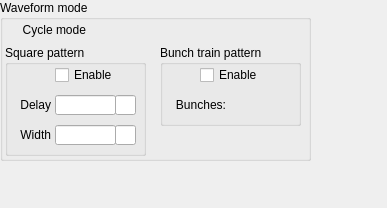
<?xml version="1.0" encoding="UTF-8"?>
<ui version="4.0">
 <class>Form</class>
 <widget class="QWidget" name="Form">
  <property name="geometry">
   <rect>
    <x>0</x>
    <y>0</y>
    <width>387</width>
    <height>208</height>
   </rect>
  </property>
  <property name="windowTitle">
   <string>Form</string>
  </property>
  <widget class="QGroupBox" name="groupBox_3">
   <property name="geometry">
    <rect>
     <x>0</x>
     <y>0</y>
     <width>311</width>
     <height>161</height>
    </rect>
   </property>
   <property name="title">
    <string>Waveform mode</string>
   </property>
   <widget class="caChoice" name="cachoice_4">
    <property name="geometry">
     <rect>
      <x>90</x>
      <y>20</y>
      <width>100</width>
      <height>20</height>
     </rect>
    </property>
    <property name="channel" stdset="0">
     <string notr="true">$(EVR):$(P)$(ID)-Pat:WfCycle-SP</string>
    </property>
    <property name="background">
     <color>
      <red>212</red>
      <green>219</green>
      <blue>157</blue>
     </color>
    </property>
    <property name="bordercolor">
     <color>
      <red>0</red>
      <green>0</green>
      <blue>0</blue>
     </color>
    </property>
    <property name="colorMode">
     <enum>caChoice::Static</enum>
    </property>
    <property name="stackingMode" stdset="0">
     <enum>caChoice::Column</enum>
    </property>
    <property name="endBit">
     <number>1</number>
    </property>
   </widget>
   <widget class="QLabel" name="label_9">
    <property name="geometry">
     <rect>
      <x>5</x>
      <y>20</y>
      <width>81</width>
      <height>20</height>
     </rect>
    </property>
    <property name="text">
     <string>Cycle mode</string>
    </property>
    <property name="alignment">
     <set>Qt::AlignRight|Qt::AlignTrailing|Qt::AlignVCenter</set>
    </property>
   </widget>
   <widget class="QGroupBox" name="groupBox_4">
    <property name="geometry">
     <rect>
      <x>5</x>
      <y>45</y>
      <width>141</width>
      <height>111</height>
     </rect>
    </property>
    <property name="title">
     <string>Square pattern</string>
    </property>
    <widget class="caLed" name="caled_2">
     <property name="geometry">
      <rect>
       <x>10</x>
       <y>20</y>
       <width>20</width>
       <height>20</height>
      </rect>
     </property>
     <property name="channel" stdset="0">
      <string notr="true">$(EVR):$(P)$(ID)-WfCalc:Ena-SP</string>
     </property>
     <property name="falseColor">
      <color>
       <red>200</red>
       <green>200</green>
       <blue>200</blue>
      </color>
     </property>
     <property name="trueColor">
      <color>
       <red>0</red>
       <green>205</green>
       <blue>0</blue>
      </color>
     </property>
     <property name="undefinedColor">
      <color>
       <red>255</red>
       <green>255</green>
       <blue>255</blue>
      </color>
     </property>
    </widget>
    <widget class="caToggleButton" name="catogglebutton_18">
     <property name="geometry">
      <rect>
       <x>50</x>
       <y>20</y>
       <width>81</width>
       <height>20</height>
      </rect>
     </property>
     <property name="text">
      <string>Enable</string>
     </property>
     <property name="channel" stdset="0">
      <string notr="true">$(EVR):$(P)$(ID)-WfCalc:Ena-SP</string>
     </property>
    </widget>
    <widget class="caTextEntry" name="catextentry_4">
     <property name="geometry">
      <rect>
       <x>50</x>
       <y>50</y>
       <width>61</width>
       <height>20</height>
      </rect>
     </property>
     <property name="channel" stdset="0">
      <string notr="true">$(EVR):$(P)$(ID)-WfCalc:Delay-SP</string>
     </property>
     <property name="background">
      <color>
       <red>212</red>
       <green>219</green>
       <blue>157</blue>
      </color>
     </property>
     <property name="colorMode">
      <enum>caLineEdit::Static</enum>
     </property>
    </widget>
    <widget class="QLabel" name="label_11">
     <property name="geometry">
      <rect>
       <x>5</x>
       <y>50</y>
       <width>41</width>
       <height>20</height>
      </rect>
     </property>
     <property name="text">
      <string>Delay</string>
     </property>
     <property name="alignment">
      <set>Qt::AlignRight|Qt::AlignTrailing|Qt::AlignVCenter</set>
     </property>
    </widget>
    <widget class="caTextEntry" name="catextentry_5">
     <property name="geometry">
      <rect>
       <x>50</x>
       <y>80</y>
       <width>61</width>
       <height>20</height>
      </rect>
     </property>
     <property name="channel" stdset="0">
      <string notr="true">$(EVR):$(P)$(ID)-WfCalc:Width-SP</string>
     </property>
     <property name="background">
      <color>
       <red>212</red>
       <green>219</green>
       <blue>157</blue>
      </color>
     </property>
     <property name="colorMode">
      <enum>caLineEdit::Static</enum>
     </property>
    </widget>
    <widget class="QLabel" name="label_12">
     <property name="geometry">
      <rect>
       <x>5</x>
       <y>80</y>
       <width>41</width>
       <height>20</height>
      </rect>
     </property>
     <property name="text">
      <string>Width</string>
     </property>
     <property name="alignment">
      <set>Qt::AlignRight|Qt::AlignTrailing|Qt::AlignVCenter</set>
     </property>
    </widget>
    <widget class="caLineEdit" name="calineedit_10">
     <property name="geometry">
      <rect>
       <x>110</x>
       <y>50</y>
       <width>21</width>
       <height>20</height>
      </rect>
     </property>
     <property name="channel" stdset="0">
      <string notr="true">$(EVR):$(P)$(ID)-WfCalc:Delay-SP.EGU</string>
     </property>
    </widget>
    <widget class="caLineEdit" name="calineedit_11">
     <property name="geometry">
      <rect>
       <x>110</x>
       <y>80</y>
       <width>21</width>
       <height>20</height>
      </rect>
     </property>
     <property name="channel" stdset="0">
      <string notr="true">$(EVR):$(P)$(ID)-WfCalc:Width-SP.EGU</string>
     </property>
    </widget>
   </widget>
   <widget class="caRelatedDisplay" name="carelateddisplay">
    <property name="geometry">
     <rect>
      <x>200</x>
      <y>20</y>
      <width>100</width>
      <height>20</height>
     </rect>
    </property>
    <property name="background">
     <color>
      <red>183</red>
      <green>157</green>
      <blue>92</blue>
     </color>
    </property>
    <property name="labels">
     <string notr="true">Show waveform</string>
    </property>
    <property name="files">
     <string notr="true">G_EVR_out_cml-waveform-waveform.ui</string>
    </property>
    <property name="args">
     <string notr="true">ID=$(ID), P=$(P), EVR=$(EVR)</string>
    </property>
   </widget>
   <widget class="QGroupBox" name="groupBox_5">
    <property name="geometry">
     <rect>
      <x>160</x>
      <y>45</y>
      <width>141</width>
      <height>81</height>
     </rect>
    </property>
    <property name="title">
     <string>Bunch train pattern</string>
    </property>
    <widget class="caToggleButton" name="catogglebutton_19">
     <property name="geometry">
      <rect>
       <x>40</x>
       <y>20</y>
       <width>91</width>
       <height>20</height>
      </rect>
     </property>
     <property name="text">
      <string>Enable</string>
     </property>
     <property name="channel" stdset="0">
      <string notr="true">$(EVR):$(P)$(ID)-BunchTrain:Ena-SP</string>
     </property>
    </widget>
    <widget class="QLabel" name="label_13">
     <property name="geometry">
      <rect>
       <x>5</x>
       <y>50</y>
       <width>61</width>
       <height>20</height>
      </rect>
     </property>
     <property name="text">
      <string>Bunches:</string>
     </property>
     <property name="alignment">
      <set>Qt::AlignRight|Qt::AlignTrailing|Qt::AlignVCenter</set>
     </property>
    </widget>
    <widget class="caLed" name="caled_3">
     <property name="geometry">
      <rect>
       <x>10</x>
       <y>20</y>
       <width>20</width>
       <height>20</height>
      </rect>
     </property>
     <property name="channel" stdset="0">
      <string notr="true">$(EVR):$(P)$(ID)-BunchTrain:Ena-SP</string>
     </property>
     <property name="falseColor">
      <color>
       <red>200</red>
       <green>200</green>
       <blue>200</blue>
      </color>
     </property>
     <property name="trueColor">
      <color>
       <red>0</red>
       <green>205</green>
       <blue>0</blue>
      </color>
     </property>
     <property name="undefinedColor">
      <color>
       <red>255</red>
       <green>255</green>
       <blue>255</blue>
      </color>
     </property>
    </widget>
    <widget class="caSpinbox" name="caspinbox_2">
     <property name="geometry">
      <rect>
       <x>70</x>
       <y>50</y>
       <width>61</width>
       <height>20</height>
      </rect>
     </property>
     <property name="toolTip">
      <string/>
     </property>
     <property name="channel" stdset="0">
      <string notr="true">$(EVR):$(P)$(ID)-BunchTrain:Size-SP</string>
     </property>
     <property name="background">
      <color>
       <red>212</red>
       <green>219</green>
       <blue>157</blue>
      </color>
     </property>
     <property name="fixedFormat">
      <bool>false</bool>
     </property>
    </widget>
   </widget>
  </widget>
 </widget>
 <customwidgets>
  <customwidget>
   <class>caChoice</class>
   <extends>QWidget</extends>
   <header>caChoice</header>
  </customwidget>
  <customwidget>
   <class>caRelatedDisplay</class>
   <extends>QWidget</extends>
   <header>caRelatedDisplay</header>
  </customwidget>
  <customwidget>
   <class>caTextEntry</class>
   <extends>caLineEdit</extends>
   <header>caTextEntry</header>
  </customwidget>
  <customwidget>
   <class>caToggleButton</class>
   <extends>QCheckBox</extends>
   <header>caToggleButton</header>
  </customwidget>
  <customwidget>
   <class>caSpinbox</class>
   <extends>QFrame</extends>
   <header>caSpinbox</header>
  </customwidget>
  <customwidget>
   <class>caLed</class>
   <extends>QWidget</extends>
   <header>caLed</header>
  </customwidget>
  <customwidget>
   <class>caLineEdit</class>
   <extends>QLineEdit</extends>
   <header>caLineEdit</header>
  </customwidget>
 </customwidgets>
 <resources/>
 <connections/>
</ui>
